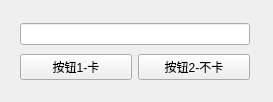
<?xml version="1.0" encoding="UTF-8"?>
<ui version="4.0">
 <class>Form</class>
 <widget class="QWidget" name="Form">
  <property name="geometry">
   <rect>
    <x>0</x>
    <y>0</y>
    <width>273</width>
    <height>102</height>
   </rect>
  </property>
  <property name="windowTitle">
   <string>Form</string>
  </property>
  <widget class="QWidget" name="">
   <property name="geometry">
    <rect>
     <x>20</x>
     <y>20</y>
     <width>230</width>
     <height>65</height>
    </rect>
   </property>
   <layout class="QVBoxLayout" name="verticalLayout">
    <item>
     <widget class="QLineEdit" name="lineEdit"/>
    </item>
    <item>
     <layout class="QHBoxLayout" name="horizontalLayout">
      <item>
       <widget class="QPushButton" name="pushButton">
        <property name="text">
         <string>按钮1-卡</string>
        </property>
       </widget>
      </item>
      <item>
       <widget class="QPushButton" name="pushButton_2">
        <property name="text">
         <string>按钮2-不卡</string>
        </property>
       </widget>
      </item>
     </layout>
    </item>
   </layout>
  </widget>
 </widget>
 <resources/>
 <connections/>
</ui>
